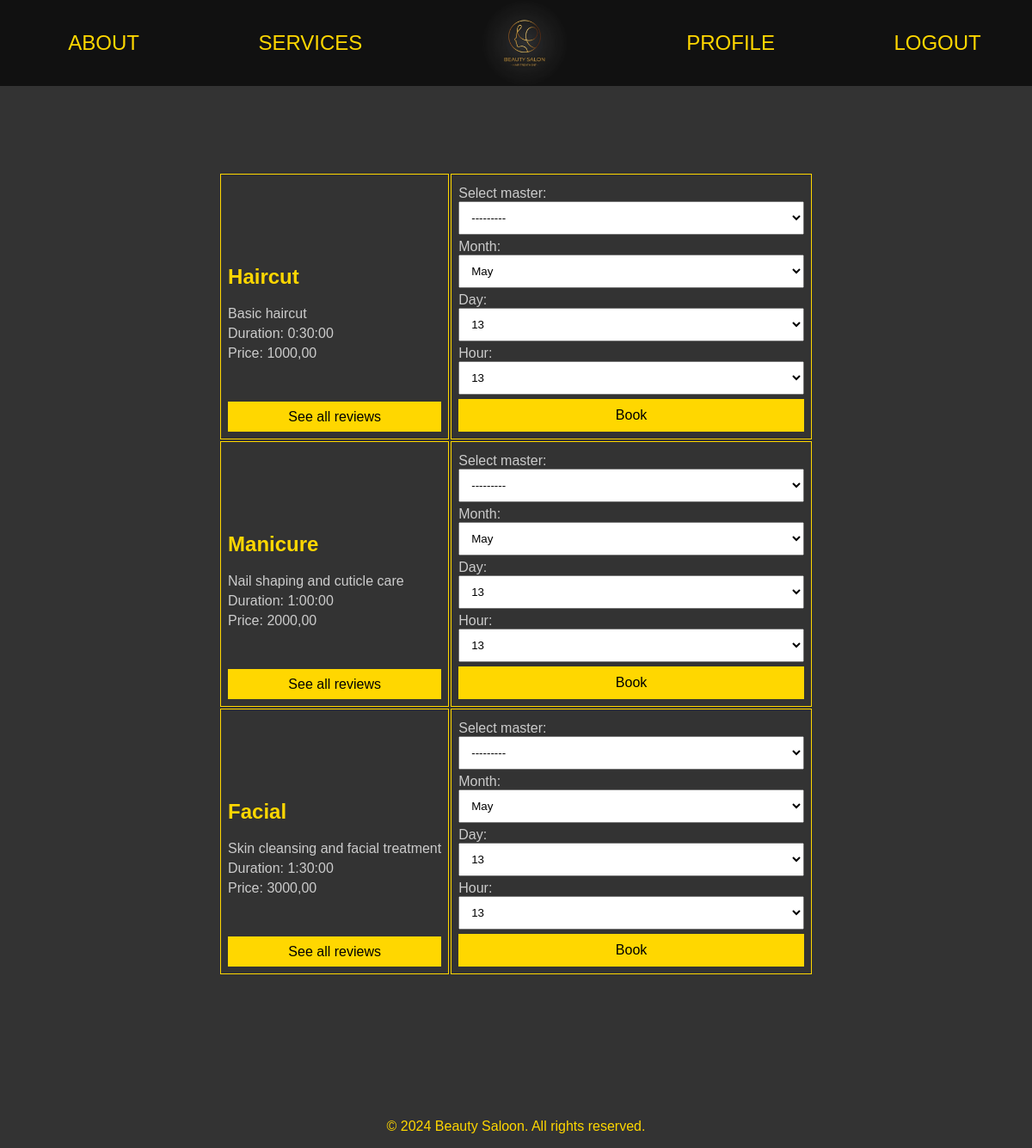
The app's page /services/ (signed in), older data.
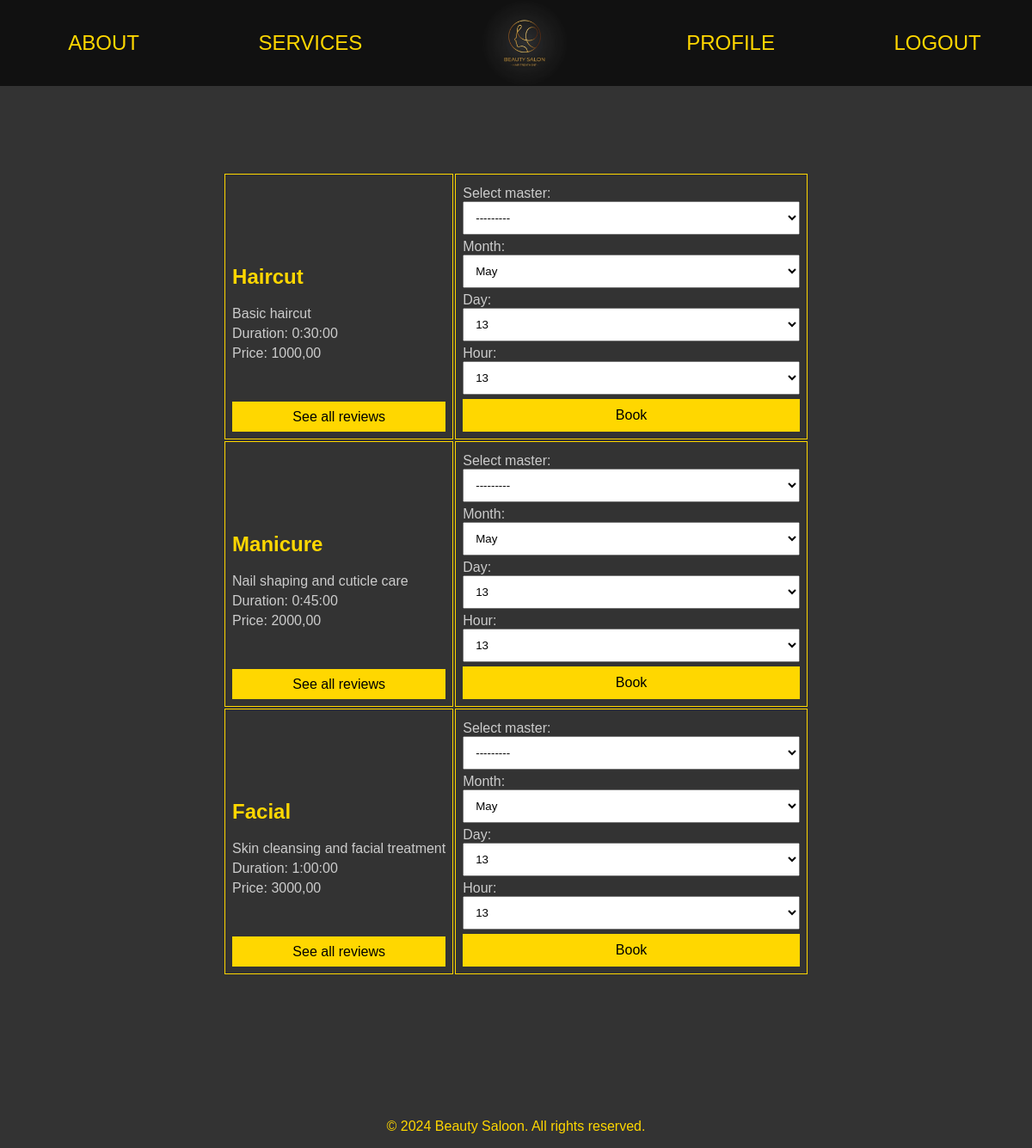
The same page, newer data.
### booking/models.py (models this page shows, shortened)
class Service(models.Model):
    name = models.CharField(max_length=100)
    description = models.TextField()
    duration = models.DurationField()
    price = models.DecimalField(max_digits=6, decimal_places=2)  # Цена услуги

### booking/views/service.py (the view, shortened to what this page needs)
# urls.py: path('services/', services, name='services'),
@login_required
def services(request):
    services = Service.objects.all()
    forms_list = []
    for service in services:
        provider_form = ServiceProviderForm(prefix=f"service_{service.id}")
        date_time_form = BookingDateTimeForm(prefix=f"service_{service.id}")
        error_message = None
        current_data = None
        forms_list.append((service, provider_form, date_time_form, error_message, current_data))
    return render(request, 'services.html', {
        'forms_list': forms_list,
    })

### booking/forms.py (called while the page is built)
    def label_from_instance(self, obj):
        return f"{obj.user.first_name} {obj.user.last_name} - {obj.specialization}"

### booking/templates/services.html (shortened to what this page needs)
{% extends 'base.html' %}
{% block content %}
<div style="display: flex; justify-content: center;">
    <table class="services">
        {% for service, provider_form, date_time_form, error_message, current_data in forms_list %}
        <tr>
            <td>
                <h2>{{ service.name }}</h2>
                <p>{{ service.description }}</p>
                <p>Duration: {{ service.duration }}</p>
                <p>Price: {{ service.price }}</p>
                <a href="{% url 'service_reviews' service.id %}" class="link-as-button">See all reviews</a>
            </td>
            <td>
                <form method="post" action="">
                    {{ provider_form.as_p }}
                    {{ date_time_form.as_p }}
                    <button type="submit">Book</button>
                </form>
            </td>
        </tr>
        {% endfor %}
    </table>
</div>
{% endblock %}

Row changes from the older to the newer data that the page shows:
changed Service "Manicure": duration "1:00:00" → "0:45:00"
changed Service "Facial": duration "1:30:00" → "1:00:00"
